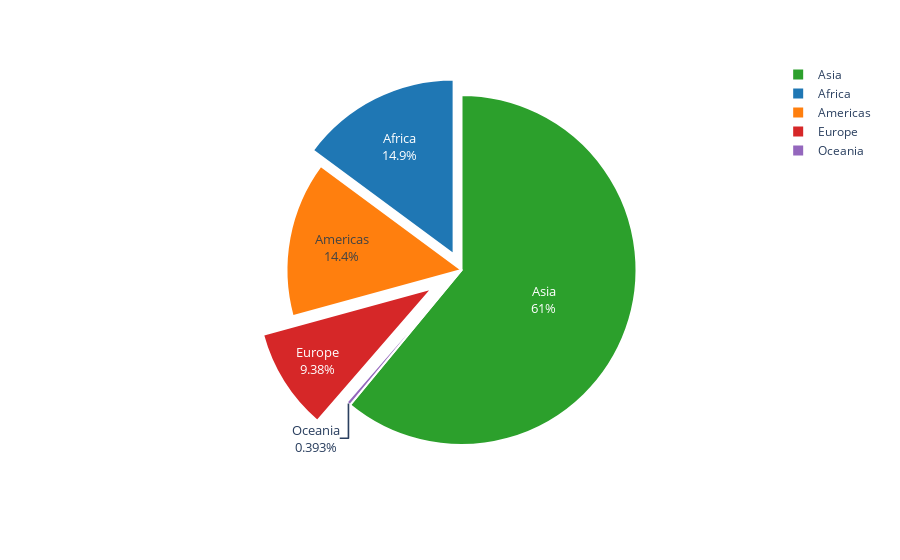

Write notebook code for a chart like this one.
### Markdown cell above
### Visualization

### Code cell
fig = px.pie()

fig.add_traces([
    go.Pie(
        labels = df_worldstats.pivot_table(index = 'continent', columns = 'year', values = 'pop', aggfunc = 'sum',).get(2007).index.to_list(),
        values = df_worldstats.pivot_table(index = 'continent', columns = 'year', values = 'pop', aggfunc = 'sum',).get(2007).to_list(),
        pull = [0.1, 0, 0, 0.2, 0],
        textinfo = 'label+percent',
        textfont = dict(
            size = 13,
        ),
        marker = dict(
            colors = px.colors.qualitative.D3,
            line = dict(
                color = '#FFFFFF',
                width = 2,
            ),
        ),
    ),
])

fig.show()

### Figure 1 — Plotly figure (JSON) as saved in the notebook; plotly's stock layout.template omitted (floating-point values rounded to 4 significant figures)
{"data": [{"labels": ["Africa", "Americas", "Asia", "Europe", "Oceania"], "marker": {"colors": ["#1F77B4", "#FF7F0E", "#2CA02C", "#D62728", "#9467BD", "#8C564B", "#E377C2", "#7F7F7F", "#BCBD22", "#17BECF"], "line": {"color": "#FFFFFF", "width": 2}}, "pull": [0.1, 0, 0, 0.2, 0], "textfont": {"size": 13}, "textinfo": "label+percent", "type": "pie", "values": [929539692, 898871184, 3811953827, 586098529, 24549947]}], "layout": {"legend": {"tracegroupgap": 0}, "margin": {"t": 60}}}
